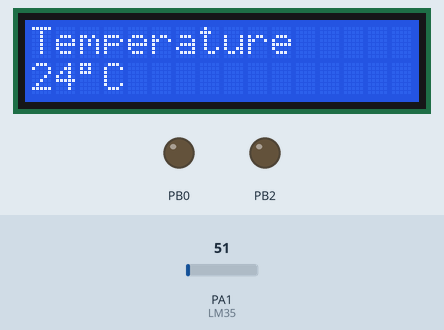
Recording of a program running on a simulated ATmega32, built with avr-gcc and emulated at 16 MHz. On the bench: 16×2 character LCD, output pins drawn as LEDs (lit = HIGH). Wiring (inferred from the names in the program): character LCD (HD44780): RS PB1; E PB3; data PA4, PA5, PA6, PA7. The inputs (shaded band) are chosen by the test bench; at power-on: PA1 (LM35) = 51. Pins used as bus, display or sensor lines are not drawn.

Above: at 1.9 s.
2.0 s: PA1 (LM35) set to 61
At 3.4 s:
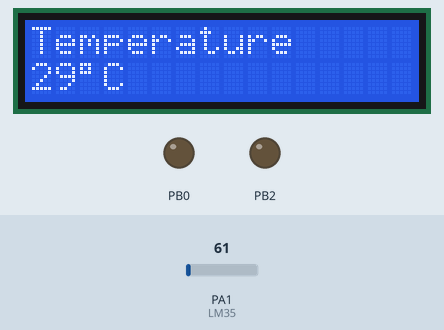
3.7 s: PA1 (LM35) set to 71
At 4.7 s:
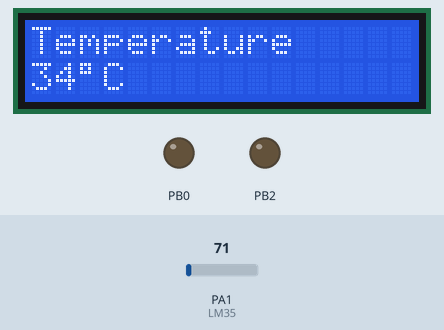
5.8 s: PA1 (LM35) set to 86
At 7.0 s:
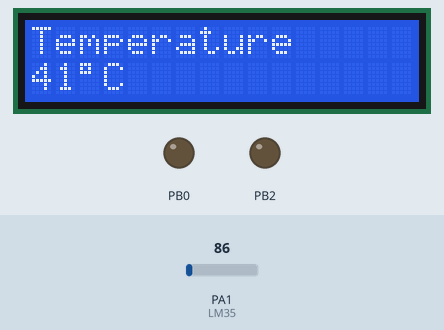
Timing chart, 0 to 8.8 s (numbered marks = the images above; inputs shaded):
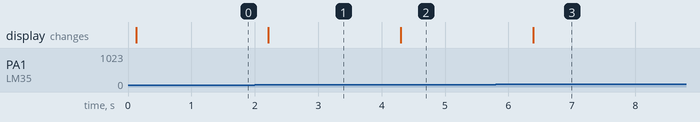

Measured:
- after the input at 2.0 s, the display: changes after 0.21 s (image 1)
- after the input at 3.7 s, the display: changes after 0.60 s (image 2)
- after the input at 5.8 s, the display: changes after 0.59 s (image 3)

The program:

main.c
```c
/*
	LM35 Interfacing with ATmega16/32

 */

#define F_CPU 16000000UL
#include <avr/io.h>
#include <util/delay.h>
#include <string.h>
#include <stdio.h>
#include "lcd.h"

#define degree_sysmbol 0xdf

void ADC_Init(){
	DDRA = 0xF0;							        /* Make ADC port as input */
	ADCSRA = 0x87;									/* Enable ADC, with freq/128  */
	ADMUX = 0x40;									/* Vref: Avcc, ADC channel: 0 */
}

int ADC_Read(char channel)
{
	ADMUX = 0x40 | (channel & 0x07);				/* set input channel to read */
	ADCSRA |= (1<<ADSC);							/* Start ADC conversion */
	while (!(ADCSRA & (1<<ADIF)));					/* Wait until end of conversion by polling ADC interrupt flag */
	ADCSRA |= (1<<ADIF);							/* Clear interrupt flag */
	_delay_ms(1);									/* Wait a little bit */
	return ADCW;									/* Return ADC word */
}


int main()
{
	char Temperature[10];
	float celsius;

	LCD_Init();                 /* initialize 16x2 LCD*/
	ADC_Init();                 /* initialize ADC*/
	LCD_Command(0x80);		/* Go to 1st line*/
	LCD_String("AMIT");
	LCD_Command(0xC0);		/* Go to 2nd line*/
	LCD_String("Sensor Example");
	LCD_Clear();
	while(1)
	{
		LCD_Command(0x80);		/* Go to 1st line*/
		//LCD_String_xy(0,0,"Temperature");
		 LCD_String("Temperature");
		celsius = (ADC_Read(1)*4.88);
		celsius = (celsius/10.00);
		sprintf(Temperature,"%d%cC  ", (int)celsius, degree_sysmbol);               // convert integer value to ASCII string
		LCD_Command(0xC0);
		LCD_String(Temperature);                // send string data for printing
		_delay_ms(1000);
		memset(Temperature,0,10);

	}
	return 0;
}
```

lcd.c
```c
/*
 * lcd.c
 *
 * Created: 5/19/2019 11:13:19 AM
 *  Author: Mohamed
 */
#include "lcd.h"

/*

Initialization

Wait for 15ms, Power on initialization time for LCD16x2.
Send 0x02 command which initializes LCD 16x2 in 4-bit mode.
Send 0x28 command which configures LCD in 2-line, 4-bit mode and 5x8 dots.
Send any Display ON command (0x0E, 0x0C)
Send 0x06 command (increment cursor)
*/
void LCD_Init (void)  /* LCD Initialize function */
{
	LCD_Dir = 0xF0;		/* Make LCD port direction as o/p */
	LCD_Dir_Control=0x0F; /* Make LCD port direction as o/p */
	LCD_Port_Control &= ~(1<<2);
	_delay_ms(20);		/* LCD Power ON delay always >15ms */

	LCD_Command(0x33);
	LCD_Command(0x32);	/* Send for 4 bit initialization of LCD  */
	LCD_Command(0x28);	/* 2 line, 5*7 matrix in 4-bit mode */
	LCD_Command(0x0c);	/* Display on cursor off */
	LCD_Command(0x06);	/* Increment cursor (shift cursor to right) */
	LCD_Command(0x01);	/* Clear display screen */
}
/*Command write function

First, send Higher nibble of command.
Make RS pin low, RS=0 (command reg.)
Make RW pin low, RW=0 (write operation) or connect it to ground.
Give High to Low pulse at Enable (E).
Send lower nibble of command.
Give High to Low pulse at Enable (E).
*/
void LCD_Command( unsigned char cmnd )
{
	LCD_Port = (LCD_Port & 0x0F) | (cmnd & 0xF0);/* Sending upper nibble */
	LCD_Port_Control &= ~ (1<<RS);		/* RS=0, command reg. */
	LCD_Port_Control |= (1<<EN);		/* Enable pulse */
	_delay_us(10);
	LCD_Port_Control &= ~ (1<<EN);
	_delay_us(200);
	LCD_Port = (LCD_Port & 0x0F) | (cmnd << 4);/* Sending lower nibble */
	LCD_Port_Control |= (1<<EN);
	_delay_us(1);
	LCD_Port_Control &= ~ (1<<EN);
	_delay_ms(2);
}

/*Data write function

First send Higher nibble of data.
Make RS pin high, RS=1 (data reg.)
Make RW pin low, RW=0 (write operation) or connect it to ground.
Give High to Low pulse at Enable (E).
Send lower nibble of data.
Give High to Low pulse at Enable (E).
*/
void LCD_Char( unsigned char data )
{
	LCD_Port = (LCD_Port & 0x0F) | (data & 0xF0);/* Sending upper nibble */
	LCD_Port_Control |= (1<<RS);  /* RS=1, data reg. */
	LCD_Port_Control|= (1<<EN);
	_delay_us(10);
	LCD_Port_Control &= ~ (1<<EN);
	_delay_us(200);
	LCD_Port = (LCD_Port & 0x0F) | (data << 4);  /* Sending lower nibble */
	LCD_Port_Control |= (1<<EN);
	_delay_us(2);
	LCD_Port_Control &= ~ (1<<EN);
	_delay_ms(2);
}

/*

*/
void LCD_String (char *str)		/* Send string to LCD function */
{
	int i;
	for(i=0;str[i]!=0;i++)		/* Send each char of string till the NULL */
	{
		LCD_Char (str[i]);
	}
}
/*

*/
void LCD_String_xy (char row, char pos, char *str)	/* Send string to LCD with xy position */
{
	if (row == 0 && pos<16)
	LCD_Command((pos & 0x0F)|0x80);	/* Command of first row and required position<16 */
	else if (row == 1 && pos<16)
	LCD_Command((pos & 0x0F)|0xC0);	/* Command of first row and required position<16 */
	LCD_String(str);		/* Call LCD string function */
}
/*

*/
void LCD_Clear()
{
	LCD_Command (0x01);		/* Clear display */
	_delay_ms(2);
	LCD_Command (0x80);		/* Cursor at home position */
}
```

lcd.h
```c
/*
 * lcd.h
 *
 * Created: 5/19/2019 11:36:55 AM
 *  Author: Mohamed
 */


#ifndef LCD_H_
#define LCD_H_
#define F_CPU 16000000UL			/* Define CPU Frequency e.g. here 8MHz */

#include <avr/io.h>			/* Include AVR std. library file */
#include <util/delay.h>			/* Include Delay header file */

#define LCD_Dir				  DDRA			/* Define LCD data port direction */
#define LCD_Port			  PORTA			/* Define LCD data port */
#define LCD_Dir_Control		  DDRB			/* Define LCD Control port direction */
#define LCD_Port_Control	  PORTB			/* Define LCD Control port direction */

#define RS					  1		/* Define Register Select pin */
#define EN					  3
#define RW					  2			/* Define Register Select pin */

void LCD_Init (void) ;
void LCD_Command( unsigned char cmnd );
void LCD_Char( unsigned char data );
void LCD_String (char *str);
void LCD_String_xy (char row, char pos, char *str);
void LCD_Clear();


#endif /* LCD_H_ */
```
